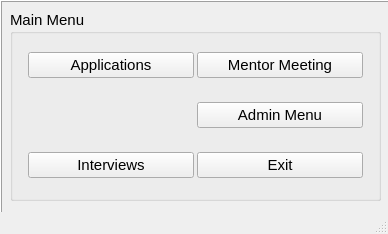
<?xml version="1.0" encoding="UTF-8"?>
<ui version="4.0">
 <class>mw_main_menu</class>
 <widget class="QMainWindow" name="mw_main_menu">
  <property name="windowModality">
   <enum>Qt::WindowModality::WindowModal</enum>
  </property>
  <property name="enabled">
   <bool>true</bool>
  </property>
  <property name="sizePolicy">
   <sizepolicy hsizetype="Fixed" vsizetype="Fixed">
    <horstretch>0</horstretch>
    <verstretch>0</verstretch>
   </sizepolicy>
  </property>
  <property name="minimumSize">
   <size>
    <width>388</width>
    <height>234</height>
   </size>
  </property>
  <property name="maximumSize">
   <size>
    <width>388</width>
    <height>234</height>
   </size>
  </property>
  <property name="focusPolicy">
   <enum>Qt::FocusPolicy::ClickFocus</enum>
  </property>
  <property name="contextMenuPolicy">
   <enum>Qt::ContextMenuPolicy::NoContextMenu</enum>
  </property>
  <property name="windowTitle">
   <string>Main Menu</string>
  </property>
  <property name="windowIcon">
   <iconset theme="QIcon::ThemeIcon::EditSelectAll"/>
  </property>
  <property name="toolTip">
   <string notr="true"/>
  </property>
  <property name="statusTip">
   <string notr="true"/>
  </property>
  <property name="accessibleDescription">
   <string notr="true"/>
  </property>
  <property name="animated">
   <bool>true</bool>
  </property>
  <property name="documentMode">
   <bool>false</bool>
  </property>
  <property name="tabShape">
   <enum>QTabWidget::TabShape::Rounded</enum>
  </property>
  <property name="dockOptions">
   <set>QMainWindow::DockOption::AnimatedDocks</set>
  </property>
  <widget class="QWidget" name="centralwidget">
   <widget class="QFrame" name="frame">
    <property name="geometry">
     <rect>
      <x>0</x>
      <y>0</y>
      <width>791</width>
      <height>571</height>
     </rect>
    </property>
    <property name="frameShape">
     <enum>QFrame::Shape::Box</enum>
    </property>
    <property name="frameShadow">
     <enum>QFrame::Shadow::Raised</enum>
    </property>
    <widget class="QGroupBox" name="gb_main_menu">
     <property name="geometry">
      <rect>
       <x>10</x>
       <y>10</y>
       <width>371</width>
       <height>191</height>
      </rect>
     </property>
     <property name="font">
      <font>
       <pointsize>11</pointsize>
       <bold>false</bold>
      </font>
     </property>
     <property name="title">
      <string>Main Menu</string>
     </property>
     <widget class="QWidget" name="gridLayoutWidget">
      <property name="geometry">
       <rect>
        <x>10</x>
        <y>20</y>
        <width>351</width>
        <height>171</height>
       </rect>
      </property>
      <layout class="QGridLayout" name="gridLayout" rowstretch="3,0,0,0,0" columnstretch="0,0">
       <property name="leftMargin">
        <number>8</number>
       </property>
       <property name="topMargin">
        <number>0</number>
       </property>
       <property name="rightMargin">
        <number>8</number>
       </property>
       <property name="horizontalSpacing">
        <number>3</number>
       </property>
       <property name="verticalSpacing">
        <number>2</number>
       </property>
       <item row="0" column="0">
        <widget class="QPushButton" name="pb_application">
         <property name="text">
          <string>Applications</string>
         </property>
         <property name="icon">
          <iconset theme="QIcon::ThemeIcon::FolderNew"/>
         </property>
        </widget>
       </item>
       <item row="0" column="1">
        <widget class="QPushButton" name="pb_mentor_meeting">
         <property name="text">
          <string>Mentor Meeting</string>
         </property>
         <property name="icon">
          <iconset theme="QIcon::ThemeIcon::ContactNew"/>
         </property>
        </widget>
       </item>
       <item row="1" column="1">
        <widget class="QPushButton" name="pb_admin_menu">
         <property name="enabled">
          <bool>true</bool>
         </property>
         <property name="text">
          <string>Admin Menu</string>
         </property>
         <property name="icon">
          <iconset theme="QIcon::ThemeIcon::MediaTape"/>
         </property>
        </widget>
       </item>
       <item row="2" column="1">
        <widget class="QPushButton" name="pb_exit">
         <property name="text">
          <string>Exit</string>
         </property>
         <property name="icon">
          <iconset theme="QIcon::ThemeIcon::ApplicationExit"/>
         </property>
         <property name="iconSize">
          <size>
           <width>10</width>
           <height>10</height>
          </size>
         </property>
        </widget>
       </item>
       <item row="2" column="0">
        <widget class="QPushButton" name="pb_interviews">
         <property name="text">
          <string>Interviews</string>
         </property>
         <property name="icon">
          <iconset theme="QIcon::ThemeIcon::EditPaste"/>
         </property>
        </widget>
       </item>
      </layout>
     </widget>
    </widget>
   </widget>
  </widget>
  <widget class="QStatusBar" name="statusbar"/>
 </widget>
 <resources/>
 <connections/>
</ui>
